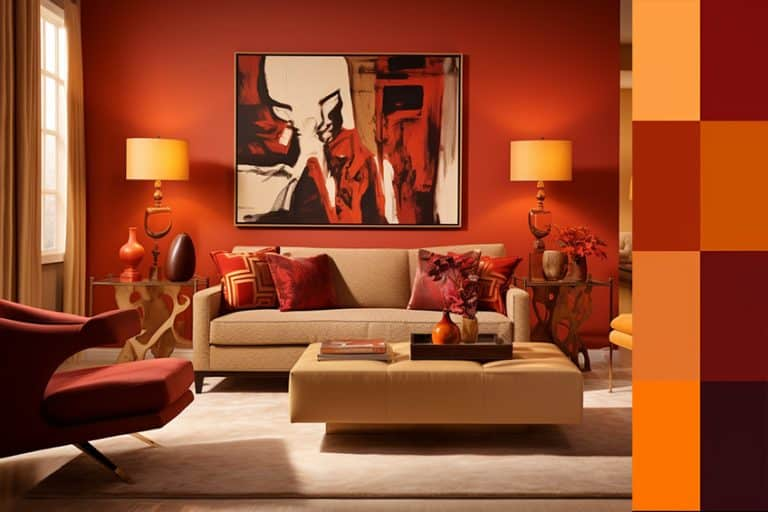
#> input picture lab02/warm_picture.jpg, 768 x 512 px
$ python lab02.py
#> lines starting #> are read from the running program, lines starting #| are printed output that depends on the picture; after the words box and inside, x2 and y2 are one past the last pixel; in counts of white or black regions, pixels touching at a corner belong together
### functions/functions.py
import numpy as np
import cv2

# [8 lines left out: function CalculateHistogram, not called in this run]

def CalculateHistogramHSV(img):
    histoH = np.zeros(180, dtype=int)
    histoS = np.zeros(256, dtype=int)
    histoV = np.zeros(256, dtype=int)


    H, S, V = cv2.split(img.astype(np.uint8))
    M, N = S.shape[:2]
    for i in range(M):
        for j in range(N):
            h = min(int(H[i, j]), 179)
            histoH[h] += 1
            histoS[int(S[i, j])] += 1
            histoV[int(V[i, j])] += 1

    return histoH, histoS, histoV

def CDFCalc(histo):
    cdf = np.zeros(len(histo), dtype=int)
    i = 1
    cdf[0] = histo[0]
    for i in range(len(histo)):
        cdf[i] = cdf[i-1] + histo[i]
    return cdf

# Works only on uint8
# [9 lines left out: function EqualiseImg, not called in this run]

def EqualizeImgHSV(img):
    histoH, histoS, histoV = CalculateHistogramHSV(img)
    cdf = CDFCalc(histoV)
    M, N = img.shape[:2]
    cdf_min = cdf[0]

    equalisation = np.round(((cdf - cdf_min) / ((M * N) - cdf_min)) * (256 - 1))
    eqImg = equalisation[img.astype(np.uint8)]
    return eqImg

### lab02/lab02.py
import numpy as np
import cv2
import matplotlib.pyplot as plt


from functions.functions import CalculateHistogramHSV, EqualizeImgHSV

alpha_val = 0.5
alpha_val2 = 1.5


img = cv2.imread("warm_picture.jpg").astype(np.float32)
img = cv2.cvtColor(img, cv2.COLOR_BGR2HSV)
#> img: shape (512, 768, 3) float32; mean H, S, V 29.3, 0.7, 150.3
H, S, V = cv2.split(img)
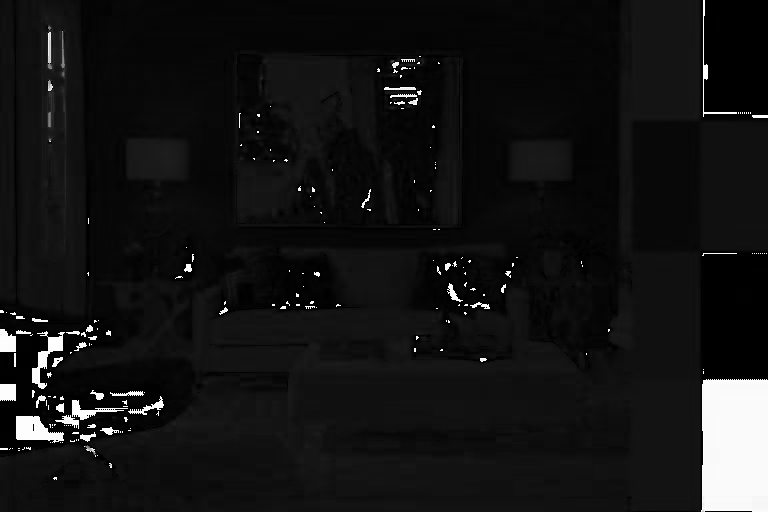
#> H: shape (512, 768) float32; min 0, max 359.6, mean 29.3; drawn with min black and max white
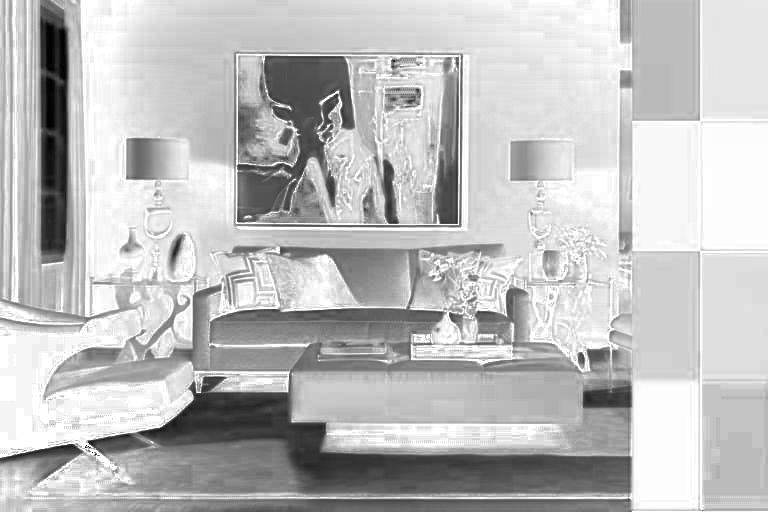
#> S: shape (512, 768) float32; min 0, max 1, mean 0.747
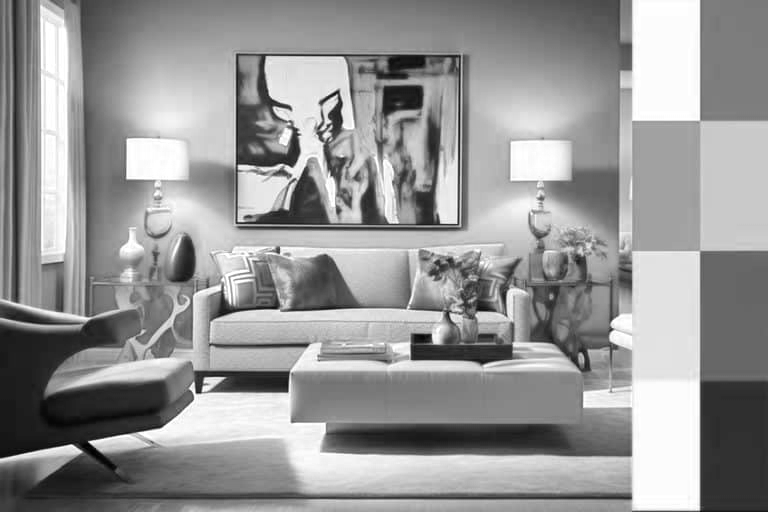
#> V: shape (512, 768) float32; min 0, max 255, mean 150.3


new_img = cv2.merge((H, S, V))
histoH, histoS, histoV = CalculateHistogramHSV(new_img)
#> in CalculateHistogramHSV, `H, S, V = cv2.split(img.astype(np.uint8))`:
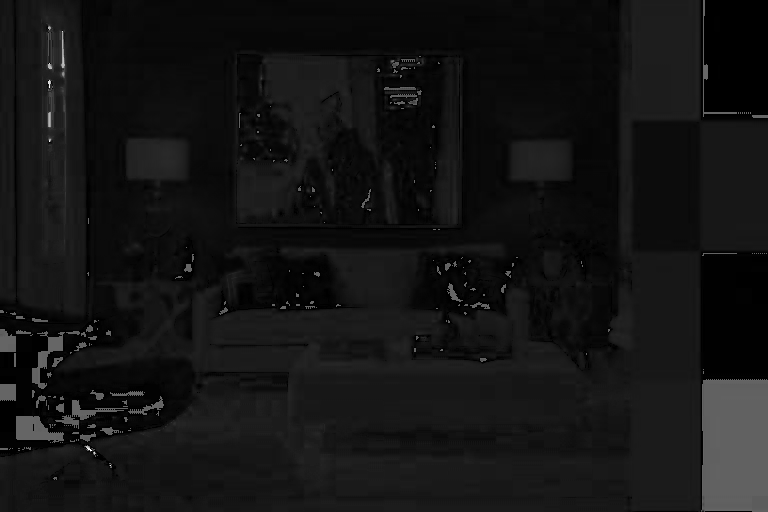
#> H: shape (512, 768); min 0, max 255, mean 19.7
#> in CalculateHistogramHSV, `H, S, V = cv2.split(img.astype(np.uint8))`:
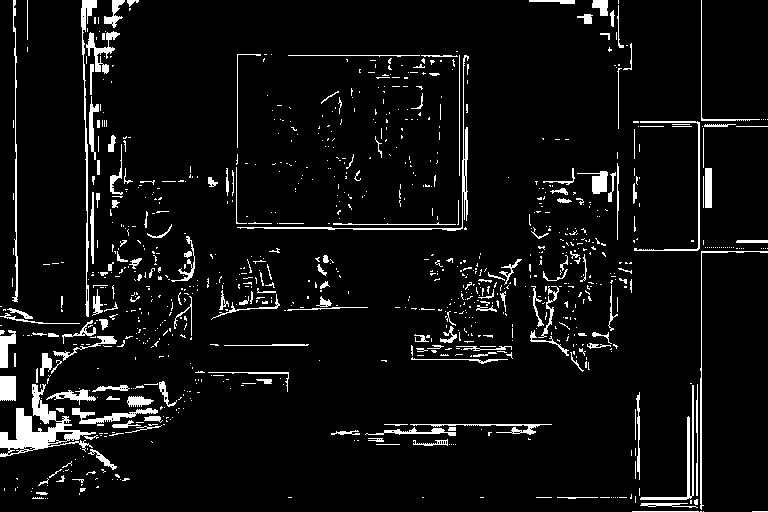
#> S: shape (512, 768); values 0 (black) and 1 (white), 6.1% white; 976 white regions (797 under 20 px), largest, box (x1, y1, x2, y2) and area: (0, 384, 96, 457) 2150, (237, 55, 469, 231) 884, (81, 0, 97, 317) 834
#> after the loop in CalculateHistogramHSV, `for i in range(M):`: histoH = 180 values, max 34305 at index 23, min 0 at index 59, mean 2184.5; histoS = 256 values, max 369410 at index 0, min 0 at index 2, mean 1536; histoV = 256 values, max 11923 at index 252, min 1 at index 0, mean 1536

new_img = EqualizeImgHSV(new_img)
#> in CDFCalc, `cdf = np.zeros(len(histo), dtype=int)`: cdf = 256 values from 0 to 0
#> after the loop in CDFCalc, `for i in range(len(histo)):`: cdf = 256 values from 1 to 393216
#> in EqualizeImgHSV, `cdf_min = cdf[0]`: cdf_min = 1
#> in EqualizeImgHSV, `equalisation = np.round(((cdf - cdf_min) / ((M * N) - cdf_min)) * (256..`: equalisation = 256 values from 0 to 255
#> in EqualizeImgHSV, `eqImg = equalisation[img.astype(np.uint8)]`: eqImg: shape (512, 768, 3) float64; mean H, S, V 3.4, 0, 128.3
new_img = np.clip(new_img, 0, 255).astype(np.uint8)
#> new_img: shape (512, 768, 3); mean H, S, V 3.4, 0, 128.3
new_img = cv2.cvtColor(new_img, cv2.COLOR_HSV2BGR)
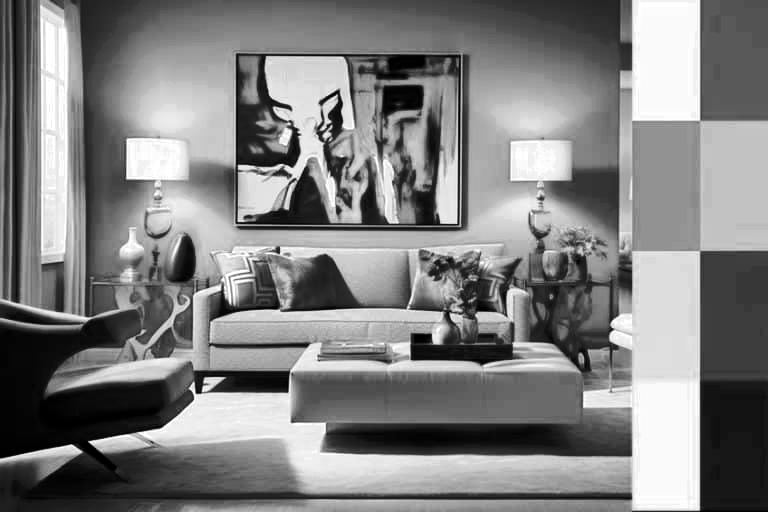
#> new_img: shape (512, 768, 3); min 0, max 255, mean 128.3

cv2.imshow("HSV", new_img.astype(np.uint8))
cv2.waitKey(0)
cv2.destroyAllWindows()


x = np.arange(256, dtype=int)
plt.figure()
plt.bar(x, histoV, align='center', color='blue' )
plt.show()
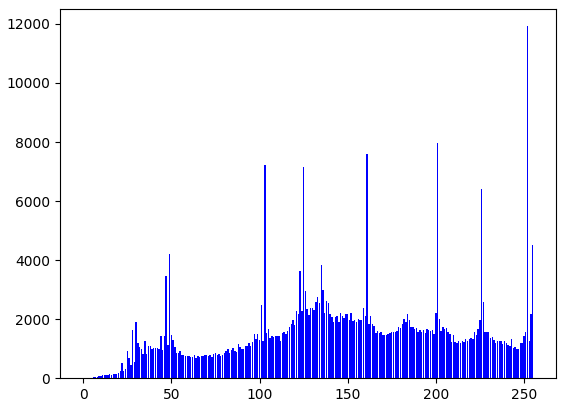
#> figure drawn by matplotlib, 1 panel; tallest bar 11923 high, from x = 251.6 to 252.4
